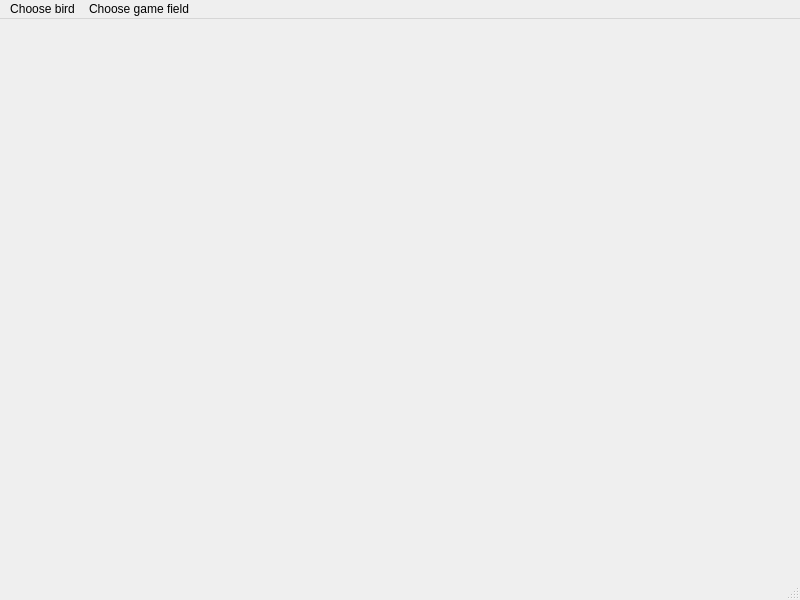
<?xml version="1.0" encoding="UTF-8"?>
<ui version="4.0">
 <class>MainWindow</class>
 <widget class="QMainWindow" name="MainWindow">
  <property name="geometry">
   <rect>
    <x>0</x>
    <y>0</y>
    <width>800</width>
    <height>600</height>
   </rect>
  </property>
  <property name="windowTitle">
   <string>MainWindow</string>
  </property>
  <widget class="QWidget" name="centralwidget">
   <layout class="QVBoxLayout" name="verticalLayout"/>
  </widget>
  <widget class="QMenuBar" name="menubar">
   <property name="geometry">
    <rect>
     <x>0</x>
     <y>0</y>
     <width>800</width>
     <height>21</height>
    </rect>
   </property>
   <widget class="QMenu" name="menuChoose_bird">
    <property name="title">
     <string>Choose bird</string>
    </property>
    <addaction name="actionRelax_bird"/>
    <addaction name="actionMad_bird"/>
    <addaction name="actionCrazy_bird"/>
   </widget>
   <widget class="QMenu" name="menuChoose_game_field">
    <property name="title">
     <string>Choose game field</string>
    </property>
    <addaction name="actionClassic"/>
    <addaction name="actionExtreme"/>
   </widget>
   <addaction name="menuChoose_bird"/>
   <addaction name="menuChoose_game_field"/>
  </widget>
  <widget class="QStatusBar" name="statusbar"/>
  <action name="actionRelax_bird">
   <property name="icon">
    <iconset resource="resourse.qrc">
     <normaloff>:/pictures/pictures/bird_up_wings2.png</normaloff>:/pictures/pictures/bird_up_wings2.png</iconset>
   </property>
   <property name="text">
    <string>Relax bird</string>
   </property>
  </action>
  <action name="actionMad_bird">
   <property name="icon">
    <iconset resource="resourse.qrc">
     <normaloff>:/pictures/pictures/mad_bird.png</normaloff>:/pictures/pictures/mad_bird.png</iconset>
   </property>
   <property name="text">
    <string>Mad bird</string>
   </property>
  </action>
  <action name="actionCrazy_bird">
   <property name="icon">
    <iconset resource="resourse.qrc">
     <normaloff>:/pictures/pictures/strange_bird.png</normaloff>:/pictures/pictures/strange_bird.png</iconset>
   </property>
   <property name="text">
    <string>Crazy bird</string>
   </property>
  </action>
  <action name="actionClassic">
   <property name="icon">
    <iconset resource="resourse.qrc">
     <normaloff>:/pictures/pictures/column.png</normaloff>:/pictures/pictures/column.png</iconset>
   </property>
   <property name="text">
    <string>Classic</string>
   </property>
  </action>
  <action name="actionExtreme">
   <property name="icon">
    <iconset resource="resourse.qrc">
     <normaloff>:/pictures/pictures/column extreme.png</normaloff>:/pictures/pictures/column extreme.png</iconset>
   </property>
   <property name="text">
    <string>Extreme</string>
   </property>
  </action>
 </widget>
 <resources>
  <include location="resourse.qrc"/>
 </resources>
 <connections/>
</ui>
